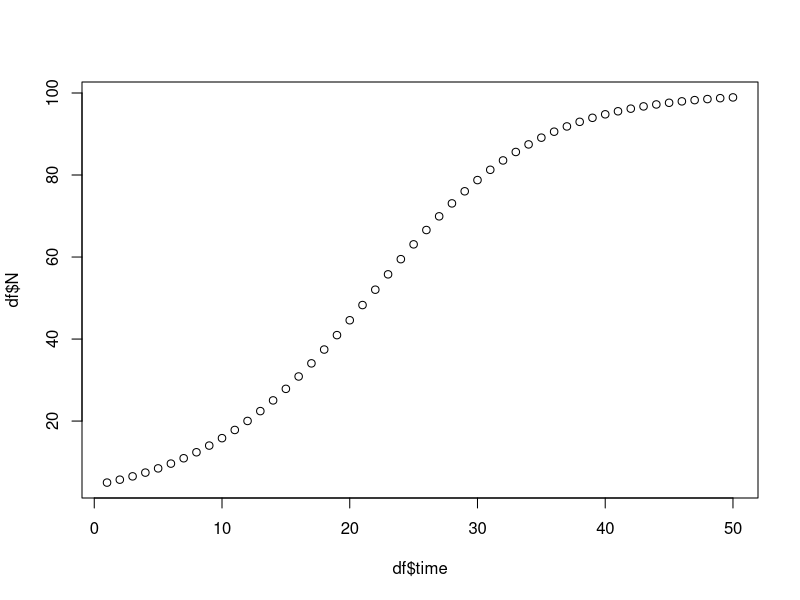
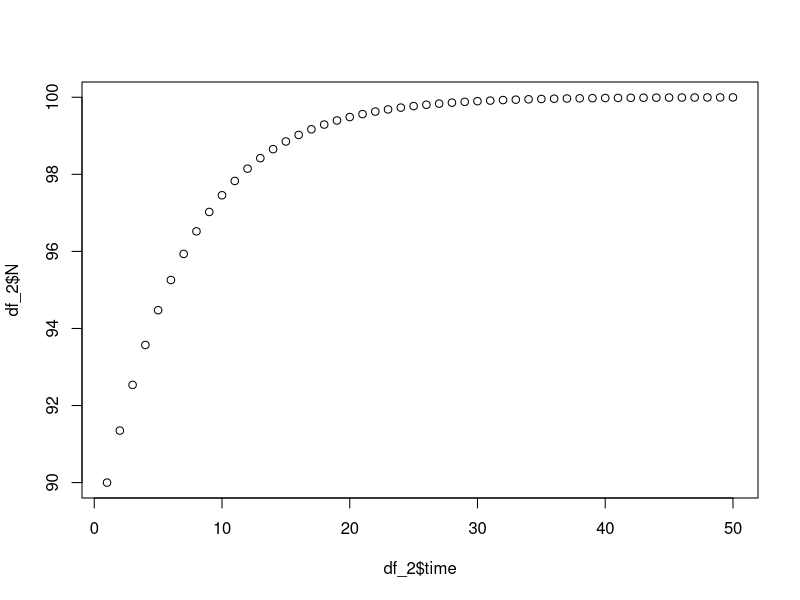

Reproduce these figures in R, in order.
#QS attempt at hw9

#Generate a time series of abundance for a population growing according to the discrete time logistic growth model

#<-1.15 #growth of 15% 
#K <- 100 #carrying capactiy 
#time = seq(from=1, to=50) #50 time steps 
#N=array(dim=c(1,length(time))); N[1]=5 #array to store goodie, initial pop of 5

#for (i in time[2:length(time)]){ 
#  N[i] = N[i-1]*r
#  }
  
#for (i in time[2:length(time)]){ 
#  N[i] = N[i-1]*r{
#    if (N<K)
#  }
#}

#N
#Why are these all 1's?
#matplot(t(N))

#Round2 

r<-.15 #growth of 15% 
K <- 100 #carrying capacity 
time = seq(from=1, to=50) #50 time steps 


# The equation 
eq <- function(N_p, r, K) {
  N_p + r*N_p*(1 - N_p/K)
}

# Generate time series 
pop <- function(N_i, time, r, K) {
  N <- rep(NA, length(time)) 
  N[1] <- N_i
  for (i in time[2:length(time)]) {
    N[i] <- eq(N[i-1], r, K)
  } 
  return(N)
}


# Begin grid search: i <- 1; j <- 1
#for(i in 1:length(b0_grid)){
#  b0_curr <- b0_grid[i]
#  for(j in 1:length(b1_grid)){
#    b1_curr <- b1_grid[j]
#    y_pred <- b0_curr + b1_curr*x
#    rss <- rss_1(y, y_pred)
#    rss_matrix[i,j] <- rss
#  }
#}

#Q1. Plot the data
#• Generate a model predicted time series of abundance for a population growing according to the discrete time logistic growth model
#• Pretend you don’t know the true parameters (r and K) and adjust them until your model fits the data pretty well (visually)

vals <- pop(N_i = 5, time, r, K)
df <- data.frame(time, N = vals)

# Plot the data.

plot(df$time, df$N)

#Q2.Create a function that returns the negative log likelihood of the 
#model parameters (r, K) given the data (Nt)
#•Use optim() or a grid search and the function you just created to 
#estimate the parameters of your model – remember to add the 
#variance as a third parameter to be estimated (or use its analytical MLE: SSE/n)


y=5 + r*5*(1 - 5/K)
#Standard deviation = 34.69
sigma <- sd(df$N)
mean <- mean(df$N)

nll_1 <- function(r,K, sigma){
  -sum(dnorm(x=y, mean=mean, sd=sigma, log=T))
}


fun_1 <- function(par){
  r <- par[1]
  K <- par[2]
  sigma <- par[3]
  mean <- mean
  nll <- nll_1(r,K, sigma)
}

#optim() stuff 
fit <- optim(par=c(1,2,3), fn=fun_1)
optim_coef <- fit$par

optim_coef

#[1] 70.208542  1.616995 31.496970
#Well that seems very off 
#[1] -0.1541297  2.3647926  5.7116327
#[1] -22.417269   3.032915  52.368151

#•Q3. How well can you estimate the model parameters?
#Not very well it would seem 


y2=5 + r*5*(1 - 5/K)+rnorm(length(time), mean=mean, sd=sigma)

nll_2 <- function(r,K, sigma){
  -sum(dnorm(x=y2, mean=mean, sd=sigma, log=T))
}


fun_2 <- function(par){
  r <- par[1]
  K <- par[2]
  sigma <- par[3]
  mean <- mean
  nll <- nll_2(r,K, sigma)
}

#optim() stuff 
fit <- optim(par=c(1,2,3), fn=fun_2)
optim_coef <- fit$par

optim_coef
#[1] -538.70340   21.98341 1134.80586
#Hmm this also seem very off 

#•Add observation error ( Nt + rnorm(mean=0, sd=?) ) to your data
#•Use optim() or a grid search and the function you just created to 
#estimate the parameters of your model based on this new data – 
#remember to add the variance as a third parameter to be estimated (or use its analytical MLE: SSE/n)

#•Q4. How well can you estimate the model parameters now?  
#Is there any evidence of correlation in your parameter estimates (e.g., a ridge in the likelihood surface)?

#•Start your model with observation error at 5% of K
#•Use optim() or a grid search and the function you just created to 
#estimate the parameters of your model based on this new data – 
#remember to add the variance as a third parameter to be estimated (or use its analytical MLE: SSE/n)

#•Q5. How well can you estimate the model parameters now?

#•Q6. Repeating this analysis starting at 90% of K, how well can you estimate the model parameters?

vals_2 <- pop(N_i = 90, time, r, K)
df_2 <- data.frame(time, N = vals_2)

sigma_2 <- sd(df_2$N)
mean_2 <- mean(df_2$N)

eq <- function(N_p, r, K) {
  N_p + r*N_p*(1 - N_p/K)
}

# Generate time series 
pop <- function(N_i, time, r, K) {
  N <- rep(NA, length(time)) 
  N[1] <- N_i
  for (i in time[2:length(time)]) {
    N[i] <- eq(N[i-1], r, K)
  } 
  return(N)
}

plot(df_2$time, df_2$N)

y3=90 + r*90*(1 - 90/K)+rnorm(length(time), mean=mean_2, sd=sigma_2)

nll_3 <- function(r,K, sigma_2){
  -sum(dnorm(x=y2, mean=mean_2, sd=sigma_2, log=T))
}


fun_3 <- function(par){
  r <- par[1]
  K <- par[2]
  sigma <- par[3]
  mean <- mean
  nll <- nll_3(r,K, sigma_2)
}

#optim() stuff 
fit <- optim(par=c(1,2,3), fn=fun_3)
optim_coef <- fit$par

optim_coef

#Well this doesn't work quite as intended either 
